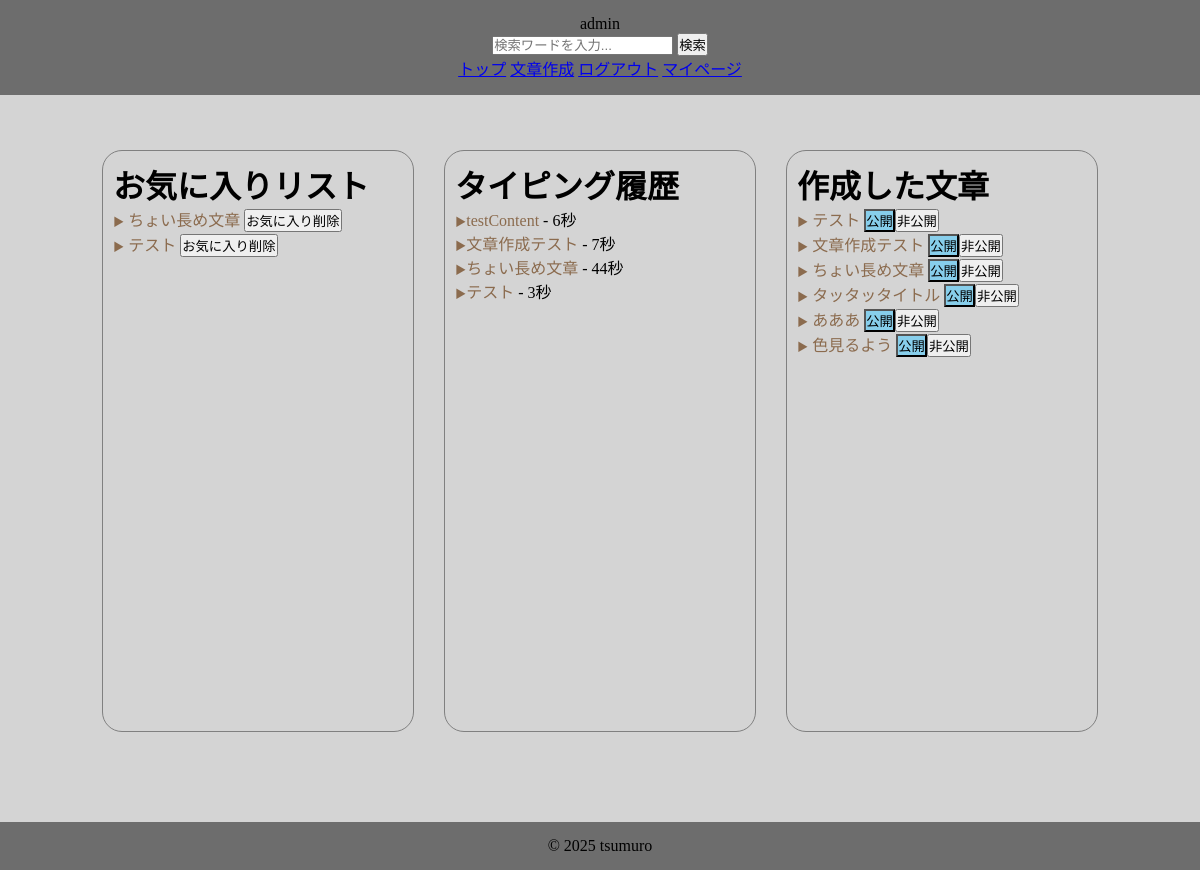
/content/mypage/admin/ (signed in), run on an earlier commit of the app's database.
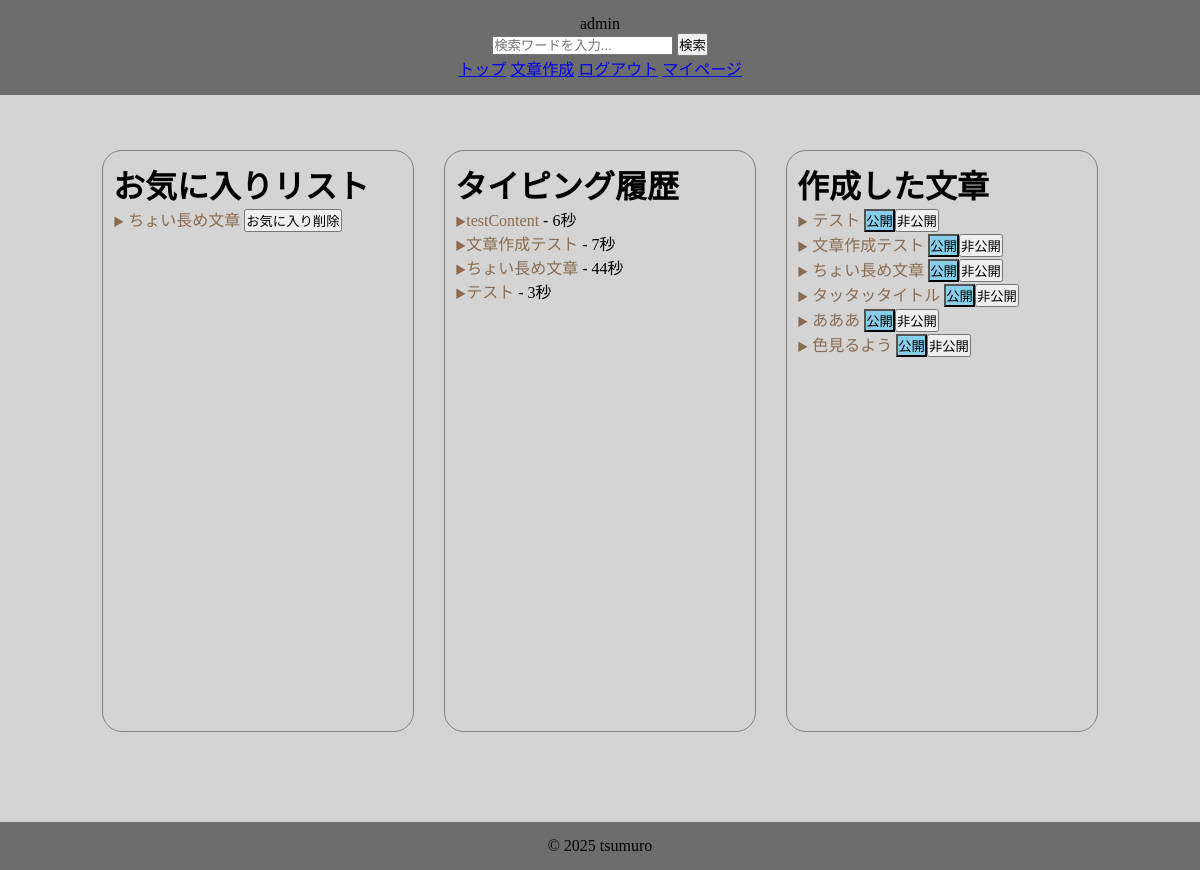
And on a later commit of the database.
### typingapp/models.py (models this page shows, shortened)
class Favorite(models.Model):
    user = models.ForeignKey(CustomUser, on_delete=models.CASCADE)
    title = models.ForeignKey(Content, on_delete=models.CASCADE)
    created_at = models.DateTimeField(auto_now_add=True)

class History(models.Model):
    user = models.ForeignKey(CustomUser, on_delete=models.CASCADE)
    title = models.ForeignKey(Content, on_delete=models.CASCADE)
    typing_time = models.IntegerField()

### contentapp/models.py (models this page shows)
class Content(models.Model):
    user = models.ForeignKey(
        settings.AUTH_USER_MODEL,
        on_delete=models.SET_NULL,
        null=True,
        blank=True
    )
    title = models.CharField(max_length=30, unique=True)
    sentence = models.TextField()
    is_public = models.BooleanField(default=True)
    created_at = models.DateTimeField(auto_now_add=True)
    def __str__(self):
        return self.title

### contentapp/views.py (the view, shortened to what this page needs)
# urls.py: path('mypage/<str:username>/', views.MyPageView.as_view(), name="mypage"),
class MyPageView(generic.TemplateView):
    template_name = "mypage.html"
    def get_context_data(self, **kwargs):
        context = super().get_context_data(**kwargs)
        context['my_content_list'] = Content.objects.filter(user=self.request.user)
        context['my_history_list'] = History.objects.filter(user=self.request.user)
        context['my_favorite_list'] = Favorite.objects.filter(user=self.request.user)
        return context

### contentapp/templates/mypage.html (shortened to what this page needs)
{% extends "base.html" %}
{% block contents %}
    <div class="mypage-list">
        <div class="left-list">
            <h1>お気に入りリスト</h1>
            {% for favorite in my_favorite_list %}
                <form method="post">
                    <li>
                        <a href="{% url "typingapp:typing" favorite.title.pk %}">{{ favorite.title }}</a>
                        <input type="submit" value="お気に入り削除">
                    </li>
                </form>
            {% endfor %}
        </div>
        <div class="center-list">
            <h1>タイピング履歴</h1>
            {% for history in my_history_list %}
                <li><a href="{% url "typingapp:typing" history.title.pk %}">{{ history.title }}</a> - {{ history.typing_time }}秒</li>
            {% endfor %}
        </div>
        <div class="right-list">
            <h1>作成した文章</h1>
            {% for content in my_content_list %}
                <form method="post">
                    <li>
                        <a href="{% url "typingapp:typing" content.pk %}">{{ content.title }}</a>
                        {% if content.is_public %}
                            <button type="submit" style="background-color: skyblue;" disable>公開</butto>
                            <button type="submit">非公開</button>
                        {% else %}
                            <input type="hidden" name="action" value="set_public">
                            <button type="submit">公開</butto>
                            <button type="submit" style="background-color: skyblue;" disable>非公開</button>
                        {% endif %}
                    </li>
                </form>
            {% endfor %}
        </div>
    </div>
{% endblock %}

What changed in the data, as far as the page shows it:
removed Favorite: title "テスト"
